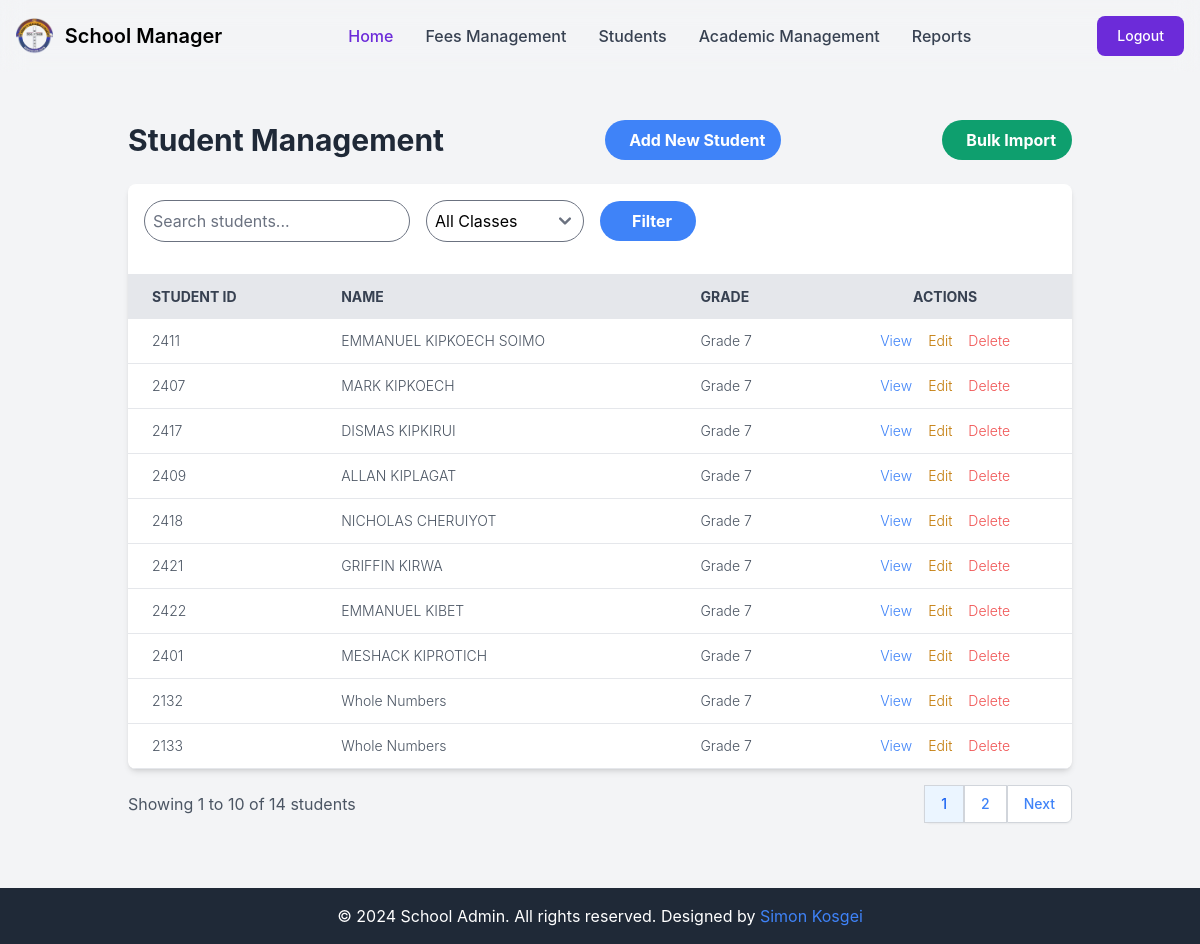
The page /control/students/ (signed in) on the database its author committed.
### learners/models.py (models this page shows, shortened)
class LearnerRegister(models.Model):
    GENDER_CHOICES = [
        ('Male', 'Male'),
        ('Female', 'Female'),
    ]
    register_date = models.DateTimeField(auto_now_add=True)
    learner_id = models.IntegerField(unique=True)
    date_of_birth = models.DateField()
    name = models.CharField(max_length=100)
    grade = models.ForeignKey(Grade, on_delete=models.CASCADE, related_name='learners', default='1')
    gender = models.CharField(max_length=100, choices=GENDER_CHOICES)
    name_of_parent = models.CharField(max_length=100, default='Parent')
    parent_contact = models.CharField(max_length=100, default='Contact')
    fee_balance = models.DecimalField(max_digits=10, decimal_places=2, default=0)
    maize_balance = models.DecimalField(max_digits=10, decimal_places=2, default=0)
    beans_balance = models.DecimalField(max_digits=10, decimal_places=2, default=0)

class Grade(models.Model):
    GRADES = [
        ('Pre-Primary-1', 'Pre-Primary-1'),
        ('Pre-Primary-2', 'Pre-Primary-2'),
        ('Grade 1', 'Grade 1'),
        ('Grade 2', 'Grade 2'),
        ('Grade 3', 'Grade 3'),
        ('Grade 4', 'Grade 4'),
        ('Grade 5', 'Grade 5'),
        ('Grade 6', 'Grade 6'),
        ('Grade 7', 'Grade 7'),
        ('Grade 8', 'Grade 8'),
        ('Grade 9', 'Grade 9'),
    ]
    grade_name = models.CharField(max_length=100, choices=GRADES, unique=True)
    grade_description = models.TextField()
    class_teacher_remark = models.TextField(blank=True)

### administrator/views.py (the view)
# urls.py: path('students/', student_list, name='student_management'),
@login_required
def student_list(request):
    query = request.GET.get('q')
    selected_grade = request.GET.get('grade')
    students = LearnerRegister.objects.all()
    grades = Grade.objects.all()
    if query:
        students = students.filter(
            Q(name__icontains=query) |
            Q(learner_id__icontains=query)
        )
    if selected_grade:
        students = students.filter(grade_id=selected_grade)
    paginator = Paginator(students, 10)  # Show 10 students per page
    page_number = request.GET.get('page')
    page_obj = paginator.get_page(page_number)
    context = {
        'page_obj': page_obj,
        'query': query,
        'grades': grades,
        'selected_grade': int(selected_grade) if selected_grade else None,
    }
    return render(request, 'admin/student_management.html', context)

### templates/admin/student_management.html (shortened to what this page needs)
{% extends 'admin/base.html' %}
{% load static %}
{% block content %}
<div class="container mx-auto px-4 py-8">
    <div class="flex justify-between items-center mb-6">
        <h1 class="text-3xl font-bold text-gray-800">Student Management</h1>
        <a href="{% url 'student_create' %}" class="bg-blue-500 hover:bg-blue-600 text-white font-bold py-2 px-4 rounded-full transition duration-300 ease-in-out transform hover:scale-105">
            Add New Student
        </a>
        <a href="{% url 'student_bulk_import' %}" class="bg-green-500 hover:bg-green-600 text-white font-bold py-2 px-4 rounded-full transition duration-300 ease-in-out transform hover:scale-105">
            Bulk Import
        </a>
    </div>
    <div class="bg-white shadow-md rounded-lg overflow-hidden">
        <div class="p-4 flex justify-between items-center">
            <form method="get" action="{% url 'student_management' %}" class="flex items-center space-x-4">
                <input type="text" name="q" value="{{ query|default:'' }}" placeholder="Search students..." class="flex-grow p-2 border rounded-full focus:outline-none focus:ring-2 focus:ring-blue-400">
                <select name="grade" class="p-2 border rounded-full focus:outline-none focus:ring-2 focus:ring-blue-400">
                    <option value="">All Classes</option>
                </select>
                <button type="submit" class="bg-blue-500 hover:bg-blue-600 text-white font-bold py-2 px-6 rounded-full transition duration-300 ease-in-out">
                    Filter
                </button>
            </form>
        </div>
        <table class="w-full">
            <thead>
                <tr class="bg-gray-200 text-gray-700 uppercase text-sm leading-normal">
                    <th class="py-3 px-6 text-left">Student ID</th>
                    <th class="py-3 px-6 text-left">Name</th>
                    <th class="py-3 px-6 text-left">Grade</th>
                    <th class="py-3 px-6 text-center">Actions</th>
                </tr>
            </thead>
            <tbody class="text-gray-600 text-sm font-light">
                {% for student in page_obj %}
                <tr class="border-b border-gray-200 hover:bg-gray-100 transition duration-300 ease-in-out">
                    <td class="py-3 px-6 text-left whitespace-nowrap">{{ student.learner_id }}</td>
                    <td class="py-3 px-6 text-left">{{ student.name }}</td>
                    <td class="py-3 px-6 text-left">{{ student.grade.grade_name }}</td>
                    <td class="py-3 px-6 text-center">
                        <div class="flex item-center justify-center space-x-4">
                            <a href="{% url 'student_detail' student.pk %}" class="text-blue-500 hover:text-blue-700 transition duration-300 ease-in-out">
                                View
                            </a>
                            <a href="{% url 'student_update' student.pk %}" class="text-yellow-500 hover:text-yellow-700 transition duration-300 ease-in-out">
                                Edit
                            </a>
                            <a href="{% url 'student_delete' student.pk %}" class="text-red-500 hover:text-red-700 transition duration-300 ease-in-out">
                                Delete
                            </a>
                        </div>
                    </td>
                </tr>
                {% empty %}
                <tr>
                    <td colspan="4" class="py-3 px-6 text-center text-gray-500">No students found.</td>
                </tr>
                {% endfor %}
            </tbody>
        </table>
    </div>
    <div class="mt-4 flex justify-between items-center">
        <p class="text-gray-600">
            Showing {{ page_obj.start_index }} to {{ page_obj.end_index }} of {{ page_obj.paginator.count }} students
        </p>
        {% if page_obj.has_other_pages %}
        <nav class="inline-flex rounded-md shadow-sm">
            {% for num in page_obj.paginator.page_range %}
                {% if page_obj.number == num %}
                    <span class="px-4 py-2 text-sm font-medium text-blue-600 bg-blue-50 border border-gray-300">{{ num }}</span>
                {% else %}
                    <a href="?page={{ num }}&q={{ query|urlencode }}&grade={{ selected_grade }}" class="px-4 py-2 text-sm font-medium text-blue-500 bg-white border border-gray-300 hover:bg-gray-50">{{ num }}</a>
                {% endif %}
            {% endfor %}
            {% if page_obj.has_next %}
                <a href="?page={{ page_obj.next_page_number }}&q={{ query|urlencode }}&grade={{ selected_grade }}" class="px-4 py-2 text-sm font-medium text-blue-500 bg-white border border-gray-300 rounded-r-md hover:bg-gray-50">Next</a>
            {% endif %}
        </nav>
        {% endif %}
    </div>
</div>
{% endblock %}

### rows shown on the page
LearnerRegister: learner_id "2411", name "EMMANUEL KIPKOECH SOIMO", grade.grade_name "Grade 7"
LearnerRegister: learner_id "2407", name "MARK KIPKOECH", grade.grade_name "Grade 7"
LearnerRegister: learner_id "2417", name "DISMAS KIPKIRUI", grade.grade_name "Grade 7"
LearnerRegister: learner_id "2409", name "ALLAN KIPLAGAT", grade.grade_name "Grade 7"
LearnerRegister: learner_id "2418", name "NICHOLAS CHERUIYOT", grade.grade_name "Grade 7"
LearnerRegister: learner_id "2421", name "GRIFFIN KIRWA", grade.grade_name "Grade 7"
LearnerRegister: learner_id "2422", name "EMMANUEL KIBET", grade.grade_name "Grade 7"
LearnerRegister: learner_id "2401", name "MESHACK KIPROTICH", grade.grade_name "Grade 7"
LearnerRegister: learner_id "2132", name "Whole Numbers", grade.grade_name "Grade 7"
LearnerRegister: learner_id "2133", name "Whole Numbers", grade.grade_name "Grade 7"

### other values the page prints
{{ page_obj.start_index }} "1"
{{ page_obj.end_index }} "10"
{{ page_obj.paginator.count }} "14"
{{ num }} "1"
{{ num }} "2"
